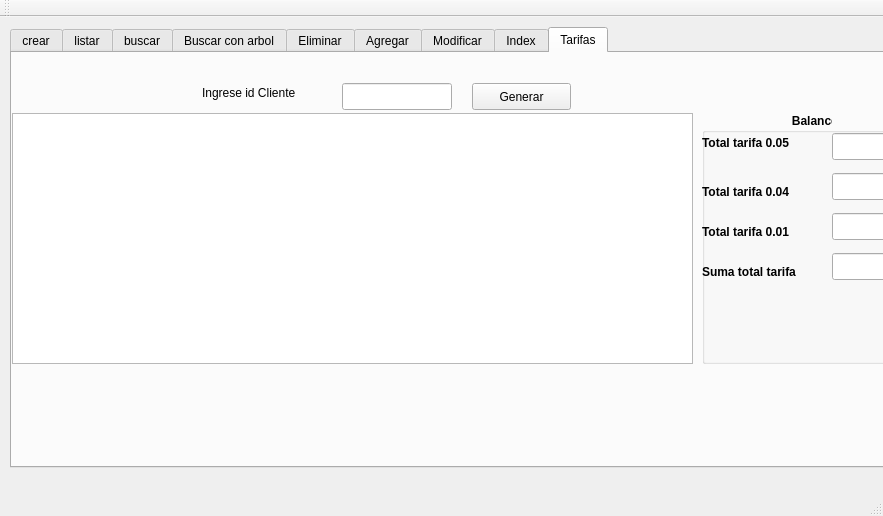
<?xml version="1.0" encoding="UTF-8"?>
<ui version="4.0">
 <class>menu</class>
 <widget class="QMainWindow" name="menu">
  <property name="geometry">
   <rect>
    <x>0</x>
    <y>0</y>
    <width>883</width>
    <height>516</height>
   </rect>
  </property>
  <property name="windowTitle">
   <string>menu</string>
  </property>
  <widget class="QWidget" name="centralWidget">
   <widget class="QTabWidget" name="tabWidget">
    <property name="geometry">
     <rect>
      <x>10</x>
      <y>10</y>
      <width>981</width>
      <height>441</height>
     </rect>
    </property>
    <property name="currentIndex">
     <number>8</number>
    </property>
    <widget class="QWidget" name="tab">
     <attribute name="title">
      <string>crear</string>
     </attribute>
     <widget class="QPushButton" name="bt_crear">
      <property name="geometry">
       <rect>
        <x>330</x>
        <y>170</y>
        <width>99</width>
        <height>27</height>
       </rect>
      </property>
      <property name="text">
       <string>Crear</string>
      </property>
     </widget>
    </widget>
    <widget class="QWidget" name="tab_2">
     <attribute name="title">
      <string>listar</string>
     </attribute>
     <widget class="QComboBox" name="Comboilistar">
      <property name="geometry">
       <rect>
        <x>190</x>
        <y>10</y>
        <width>341</width>
        <height>27</height>
       </rect>
      </property>
     </widget>
     <widget class="QTextEdit" name="edis_listar">
      <property name="geometry">
       <rect>
        <x>20</x>
        <y>50</y>
        <width>721</width>
        <height>331</height>
       </rect>
      </property>
     </widget>
    </widget>
    <widget class="QWidget" name="tab_3">
     <attribute name="title">
      <string>buscar</string>
     </attribute>
     <widget class="QTabWidget" name="tabWidget_3">
      <property name="geometry">
       <rect>
        <x>30</x>
        <y>20</y>
        <width>661</width>
        <height>381</height>
       </rect>
      </property>
      <property name="currentIndex">
       <number>1</number>
      </property>
      <widget class="QWidget" name="tab_12">
       <attribute name="title">
        <string>Con  Index</string>
       </attribute>
       <widget class="QTabWidget" name="tabWidget_5">
        <property name="geometry">
         <rect>
          <x>0</x>
          <y>10</y>
          <width>651</width>
          <height>301</height>
         </rect>
        </property>
        <property name="currentIndex">
         <number>2</number>
        </property>
        <widget class="QWidget" name="tab_13">
         <attribute name="title">
          <string>Ciudad</string>
         </attribute>
         <widget class="QLineEdit" name="txt_buscar_con_ciudad_2">
          <property name="geometry">
           <rect>
            <x>260</x>
            <y>60</y>
            <width>113</width>
            <height>27</height>
           </rect>
          </property>
         </widget>
         <widget class="QTextEdit" name="edid_buscar_con_Ciudad_2">
          <property name="geometry">
           <rect>
            <x>0</x>
            <y>110</y>
            <width>641</width>
            <height>111</height>
           </rect>
          </property>
         </widget>
         <widget class="QPushButton" name="bt_buscar_con_ciudad_2">
          <property name="geometry">
           <rect>
            <x>390</x>
            <y>60</y>
            <width>99</width>
            <height>27</height>
           </rect>
          </property>
          <property name="text">
           <string>Buscar -&gt;</string>
          </property>
         </widget>
         <widget class="QLabel" name="label_7">
          <property name="geometry">
           <rect>
            <x>96</x>
            <y>60</y>
            <width>121</width>
            <height>20</height>
           </rect>
          </property>
          <property name="text">
           <string>Ingrese codigo</string>
          </property>
         </widget>
        </widget>
        <widget class="QWidget" name="tab_14">
         <attribute name="title">
          <string>Cliente</string>
         </attribute>
         <widget class="QTextEdit" name="edid_buscar_con_cliente_2">
          <property name="geometry">
           <rect>
            <x>10</x>
            <y>80</y>
            <width>631</width>
            <height>111</height>
           </rect>
          </property>
         </widget>
         <widget class="QLineEdit" name="txt_buscar_con_cliente_2">
          <property name="geometry">
           <rect>
            <x>280</x>
            <y>30</y>
            <width>113</width>
            <height>27</height>
           </rect>
          </property>
         </widget>
         <widget class="QLabel" name="label_8">
          <property name="geometry">
           <rect>
            <x>160</x>
            <y>40</y>
            <width>67</width>
            <height>17</height>
           </rect>
          </property>
          <property name="text">
           <string>Ingrese id</string>
          </property>
         </widget>
         <widget class="QPushButton" name="bt_buscar_con_Cliente_2">
          <property name="geometry">
           <rect>
            <x>410</x>
            <y>30</y>
            <width>99</width>
            <height>27</height>
           </rect>
          </property>
          <property name="text">
           <string>Buscar -&gt;</string>
          </property>
         </widget>
        </widget>
        <widget class="QWidget" name="tab_15">
         <attribute name="title">
          <string>Lineas</string>
         </attribute>
         <widget class="QLineEdit" name="txt_buscar_con_linea_2">
          <property name="geometry">
           <rect>
            <x>310</x>
            <y>30</y>
            <width>113</width>
            <height>27</height>
           </rect>
          </property>
         </widget>
         <widget class="QTextEdit" name="edid_buscar_con_lineas_2">
          <property name="geometry">
           <rect>
            <x>10</x>
            <y>80</y>
            <width>631</width>
            <height>121</height>
           </rect>
          </property>
         </widget>
         <widget class="QLabel" name="label_9">
          <property name="geometry">
           <rect>
            <x>170</x>
            <y>40</y>
            <width>131</width>
            <height>17</height>
           </rect>
          </property>
          <property name="text">
           <string>Ingrese numero</string>
          </property>
         </widget>
         <widget class="QPushButton" name="bt_buscar_con_linea_2">
          <property name="geometry">
           <rect>
            <x>440</x>
            <y>30</y>
            <width>99</width>
            <height>27</height>
           </rect>
          </property>
          <property name="text">
           <string>Buscar</string>
          </property>
         </widget>
        </widget>
       </widget>
      </widget>
      <widget class="QWidget" name="tab_16">
       <attribute name="title">
        <string>Sin index</string>
       </attribute>
       <widget class="QTabWidget" name="tabWidget_6">
        <property name="geometry">
         <rect>
          <x>0</x>
          <y>0</y>
          <width>651</width>
          <height>341</height>
         </rect>
        </property>
        <property name="currentIndex">
         <number>1</number>
        </property>
        <widget class="QWidget" name="tab_17">
         <attribute name="title">
          <string>Ciudad</string>
         </attribute>
         <widget class="QLineEdit" name="txt_buscar_sin_ciudad_2">
          <property name="geometry">
           <rect>
            <x>270</x>
            <y>30</y>
            <width>113</width>
            <height>27</height>
           </rect>
          </property>
         </widget>
         <widget class="QLabel" name="label_10">
          <property name="geometry">
           <rect>
            <x>160</x>
            <y>40</y>
            <width>101</width>
            <height>17</height>
           </rect>
          </property>
          <property name="text">
           <string>Ingrese codigo</string>
          </property>
         </widget>
         <widget class="QPushButton" name="bt_buscar_sin_ciudad_2">
          <property name="geometry">
           <rect>
            <x>400</x>
            <y>30</y>
            <width>99</width>
            <height>27</height>
           </rect>
          </property>
          <property name="text">
           <string>Buscar -&gt;</string>
          </property>
         </widget>
         <widget class="QTextEdit" name="edid_buscar_sin_ciudad_2">
          <property name="geometry">
           <rect>
            <x>0</x>
            <y>70</y>
            <width>641</width>
            <height>101</height>
           </rect>
          </property>
         </widget>
        </widget>
        <widget class="QWidget" name="tab_18">
         <attribute name="title">
          <string>Cliente</string>
         </attribute>
         <widget class="QLineEdit" name="txt_buscar_sin_cliente_2">
          <property name="geometry">
           <rect>
            <x>270</x>
            <y>40</y>
            <width>113</width>
            <height>27</height>
           </rect>
          </property>
         </widget>
         <widget class="QLabel" name="label_11">
          <property name="geometry">
           <rect>
            <x>160</x>
            <y>40</y>
            <width>67</width>
            <height>17</height>
           </rect>
          </property>
          <property name="text">
           <string>Ingrese id</string>
          </property>
         </widget>
         <widget class="QPushButton" name="bt_buscar_sin_cliente_2">
          <property name="geometry">
           <rect>
            <x>400</x>
            <y>40</y>
            <width>99</width>
            <height>27</height>
           </rect>
          </property>
          <property name="text">
           <string>Buscar -&gt;</string>
          </property>
         </widget>
         <widget class="QTextEdit" name="edid_buscar_sin_cliente_2">
          <property name="geometry">
           <rect>
            <x>10</x>
            <y>90</y>
            <width>631</width>
            <height>141</height>
           </rect>
          </property>
         </widget>
        </widget>
        <widget class="QWidget" name="tab_19">
         <attribute name="title">
          <string>Linea</string>
         </attribute>
         <widget class="QLineEdit" name="txt_buscar_sin_linea_2">
          <property name="geometry">
           <rect>
            <x>280</x>
            <y>40</y>
            <width>113</width>
            <height>27</height>
           </rect>
          </property>
         </widget>
         <widget class="QTextEdit" name="edid_buscar_sin_linea_2">
          <property name="geometry">
           <rect>
            <x>10</x>
            <y>90</y>
            <width>631</width>
            <height>141</height>
           </rect>
          </property>
         </widget>
         <widget class="QLabel" name="label_12">
          <property name="geometry">
           <rect>
            <x>170</x>
            <y>50</y>
            <width>67</width>
            <height>17</height>
           </rect>
          </property>
          <property name="text">
           <string>Ingrese id</string>
          </property>
         </widget>
         <widget class="QPushButton" name="bt_buscar_sin_linea_2">
          <property name="geometry">
           <rect>
            <x>420</x>
            <y>40</y>
            <width>99</width>
            <height>27</height>
           </rect>
          </property>
          <property name="text">
           <string>Buscar -&gt;</string>
          </property>
         </widget>
        </widget>
       </widget>
      </widget>
     </widget>
    </widget>
    <widget class="QWidget" name="tab_20">
     <attribute name="title">
      <string>Buscar con arbol</string>
     </attribute>
     <widget class="QTabWidget" name="tabWidget_7">
      <property name="geometry">
       <rect>
        <x>20</x>
        <y>10</y>
        <width>721</width>
        <height>371</height>
       </rect>
      </property>
      <property name="currentIndex">
       <number>2</number>
      </property>
      <widget class="QWidget" name="tab_21">
       <attribute name="title">
        <string>ciudad</string>
       </attribute>
       <widget class="QLineEdit" name="txt_buscar_Ar_ciudad">
        <property name="geometry">
         <rect>
          <x>260</x>
          <y>40</y>
          <width>113</width>
          <height>27</height>
         </rect>
        </property>
       </widget>
       <widget class="QLabel" name="label_13">
        <property name="geometry">
         <rect>
          <x>170</x>
          <y>40</y>
          <width>67</width>
          <height>17</height>
         </rect>
        </property>
        <property name="text">
         <string>Ingrese id</string>
        </property>
       </widget>
       <widget class="QTextEdit" name="edid_buscar_ar_ciudad">
        <property name="geometry">
         <rect>
          <x>60</x>
          <y>100</y>
          <width>621</width>
          <height>78</height>
         </rect>
        </property>
       </widget>
       <widget class="QPushButton" name="bt_buscar_ar_ciudad">
        <property name="geometry">
         <rect>
          <x>420</x>
          <y>40</y>
          <width>99</width>
          <height>27</height>
         </rect>
        </property>
        <property name="text">
         <string>Bucar</string>
        </property>
       </widget>
      </widget>
      <widget class="QWidget" name="tab_22">
       <attribute name="title">
        <string>Cliente</string>
       </attribute>
       <widget class="QLabel" name="label_14">
        <property name="geometry">
         <rect>
          <x>150</x>
          <y>100</y>
          <width>67</width>
          <height>17</height>
         </rect>
        </property>
        <property name="text">
         <string>Ingrese id</string>
        </property>
       </widget>
       <widget class="QLineEdit" name="txt_buscar_ar_cliente">
        <property name="geometry">
         <rect>
          <x>240</x>
          <y>100</y>
          <width>113</width>
          <height>27</height>
         </rect>
        </property>
       </widget>
       <widget class="QTextEdit" name="edid_buscar_ar_cliente">
        <property name="geometry">
         <rect>
          <x>40</x>
          <y>160</y>
          <width>621</width>
          <height>78</height>
         </rect>
        </property>
       </widget>
       <widget class="QPushButton" name="bt_buscar_ar_cliente">
        <property name="geometry">
         <rect>
          <x>400</x>
          <y>100</y>
          <width>99</width>
          <height>27</height>
         </rect>
        </property>
        <property name="text">
         <string>Buscar</string>
        </property>
       </widget>
      </widget>
      <widget class="QWidget" name="tab_23">
       <attribute name="title">
        <string>lineas</string>
       </attribute>
       <widget class="QLabel" name="label_15">
        <property name="geometry">
         <rect>
          <x>180</x>
          <y>90</y>
          <width>67</width>
          <height>17</height>
         </rect>
        </property>
        <property name="text">
         <string>Ingrese id</string>
        </property>
       </widget>
       <widget class="QLineEdit" name="txt_buscar_ar_linea">
        <property name="geometry">
         <rect>
          <x>270</x>
          <y>90</y>
          <width>113</width>
          <height>27</height>
         </rect>
        </property>
       </widget>
       <widget class="QTextEdit" name="edid_buscar_ar_linea">
        <property name="geometry">
         <rect>
          <x>70</x>
          <y>150</y>
          <width>621</width>
          <height>78</height>
         </rect>
        </property>
       </widget>
       <widget class="QPushButton" name="bt_buscar_ar_linea">
        <property name="geometry">
         <rect>
          <x>430</x>
          <y>90</y>
          <width>99</width>
          <height>27</height>
         </rect>
        </property>
        <property name="text">
         <string>bucar</string>
        </property>
       </widget>
      </widget>
     </widget>
    </widget>
    <widget class="QWidget" name="tab_24">
     <attribute name="title">
      <string>Eliminar</string>
     </attribute>
     <widget class="QTabWidget" name="tabWidget_8">
      <property name="geometry">
       <rect>
        <x>50</x>
        <y>10</y>
        <width>651</width>
        <height>371</height>
       </rect>
      </property>
      <property name="currentIndex">
       <number>2</number>
      </property>
      <widget class="QWidget" name="tab_25">
       <attribute name="title">
        <string>Ciudad</string>
       </attribute>
       <widget class="QLabel" name="label_16">
        <property name="geometry">
         <rect>
          <x>240</x>
          <y>60</y>
          <width>67</width>
          <height>17</height>
         </rect>
        </property>
        <property name="text">
         <string>Ingrese id</string>
        </property>
       </widget>
       <widget class="QLineEdit" name="txt_eliminar_ciudad">
        <property name="geometry">
         <rect>
          <x>230</x>
          <y>120</y>
          <width>113</width>
          <height>27</height>
         </rect>
        </property>
       </widget>
       <widget class="QPushButton" name="bt_eliminar_ciudad">
        <property name="geometry">
         <rect>
          <x>230</x>
          <y>190</y>
          <width>99</width>
          <height>27</height>
         </rect>
        </property>
        <property name="text">
         <string>Eliminar</string>
        </property>
       </widget>
      </widget>
      <widget class="QWidget" name="tab_26">
       <attribute name="title">
        <string>Cliente</string>
       </attribute>
       <widget class="QPushButton" name="bt_eliminar_cliente">
        <property name="geometry">
         <rect>
          <x>220</x>
          <y>160</y>
          <width>99</width>
          <height>27</height>
         </rect>
        </property>
        <property name="text">
         <string>Eliminar</string>
        </property>
       </widget>
       <widget class="QLineEdit" name="txt_eliminar_cliente">
        <property name="geometry">
         <rect>
          <x>220</x>
          <y>90</y>
          <width>113</width>
          <height>27</height>
         </rect>
        </property>
       </widget>
       <widget class="QLabel" name="label_17">
        <property name="geometry">
         <rect>
          <x>240</x>
          <y>50</y>
          <width>67</width>
          <height>17</height>
         </rect>
        </property>
        <property name="text">
         <string>Ingrerse id</string>
        </property>
       </widget>
      </widget>
      <widget class="QWidget" name="tab_27">
       <attribute name="title">
        <string>Linea</string>
       </attribute>
       <widget class="QLineEdit" name="txt_eliminar_linea">
        <property name="geometry">
         <rect>
          <x>210</x>
          <y>110</y>
          <width>113</width>
          <height>27</height>
         </rect>
        </property>
       </widget>
       <widget class="QLabel" name="label_18">
        <property name="geometry">
         <rect>
          <x>240</x>
          <y>60</y>
          <width>67</width>
          <height>17</height>
         </rect>
        </property>
        <property name="text">
         <string>Ingrese id</string>
        </property>
       </widget>
       <widget class="QPushButton" name="bt_eliminar_linea">
        <property name="geometry">
         <rect>
          <x>220</x>
          <y>190</y>
          <width>99</width>
          <height>27</height>
         </rect>
        </property>
        <property name="text">
         <string>Eliminar</string>
        </property>
       </widget>
      </widget>
     </widget>
    </widget>
    <widget class="QWidget" name="tab_28">
     <attribute name="title">
      <string>Agregar</string>
     </attribute>
     <widget class="QTabWidget" name="tabWidget_9">
      <property name="geometry">
       <rect>
        <x>30</x>
        <y>10</y>
        <width>671</width>
        <height>391</height>
       </rect>
      </property>
      <property name="currentIndex">
       <number>0</number>
      </property>
      <widget class="QWidget" name="tab_29">
       <attribute name="title">
        <string>Ciudad</string>
       </attribute>
       <widget class="QLineEdit" name="txt_agregar_ciudad_id">
        <property name="geometry">
         <rect>
          <x>240</x>
          <y>40</y>
          <width>113</width>
          <height>27</height>
         </rect>
        </property>
       </widget>
       <widget class="QLineEdit" name="txt_agregar_ciudad_nombre">
        <property name="geometry">
         <rect>
          <x>240</x>
          <y>90</y>
          <width>113</width>
          <height>27</height>
         </rect>
        </property>
       </widget>
       <widget class="QLabel" name="label_19">
        <property name="geometry">
         <rect>
          <x>130</x>
          <y>40</y>
          <width>67</width>
          <height>17</height>
         </rect>
        </property>
        <property name="text">
         <string>ID Ciudad</string>
        </property>
       </widget>
       <widget class="QLabel" name="label_20">
        <property name="geometry">
         <rect>
          <x>90</x>
          <y>90</y>
          <width>111</width>
          <height>17</height>
         </rect>
        </property>
        <property name="text">
         <string>Nombre Ciudad</string>
        </property>
       </widget>
       <widget class="QPushButton" name="bt_Agregar_ciudad">
        <property name="geometry">
         <rect>
          <x>240</x>
          <y>190</y>
          <width>99</width>
          <height>27</height>
         </rect>
        </property>
        <property name="text">
         <string>Agregar</string>
        </property>
       </widget>
      </widget>
      <widget class="QWidget" name="tab_30">
       <attribute name="title">
        <string>Cliente</string>
       </attribute>
       <widget class="QPushButton" name="bt_agregar_cliente">
        <property name="geometry">
         <rect>
          <x>240</x>
          <y>260</y>
          <width>99</width>
          <height>27</height>
         </rect>
        </property>
        <property name="text">
         <string>Agregar</string>
        </property>
       </widget>
       <widget class="QLineEdit" name="txt_agregar_cliente_id">
        <property name="geometry">
         <rect>
          <x>240</x>
          <y>40</y>
          <width>113</width>
          <height>27</height>
         </rect>
        </property>
       </widget>
       <widget class="QLineEdit" name="txt_agregar_cliente_nombre">
        <property name="geometry">
         <rect>
          <x>240</x>
          <y>80</y>
          <width>113</width>
          <height>27</height>
         </rect>
        </property>
       </widget>
       <widget class="QLineEdit" name="txt_agregar_cliente_idCiudad">
        <property name="geometry">
         <rect>
          <x>240</x>
          <y>200</y>
          <width>113</width>
          <height>27</height>
         </rect>
        </property>
       </widget>
       <widget class="QLabel" name="label_21">
        <property name="geometry">
         <rect>
          <x>80</x>
          <y>40</y>
          <width>67</width>
          <height>17</height>
         </rect>
        </property>
        <property name="text">
         <string>TextLabel</string>
        </property>
       </widget>
       <widget class="QLabel" name="label_22">
        <property name="geometry">
         <rect>
          <x>80</x>
          <y>90</y>
          <width>67</width>
          <height>17</height>
         </rect>
        </property>
        <property name="text">
         <string>TextLabel</string>
        </property>
       </widget>
       <widget class="QLabel" name="label_23">
        <property name="geometry">
         <rect>
          <x>80</x>
          <y>150</y>
          <width>67</width>
          <height>17</height>
         </rect>
        </property>
        <property name="text">
         <string>TextLabel</string>
        </property>
       </widget>
       <widget class="QLabel" name="label_24">
        <property name="geometry">
         <rect>
          <x>70</x>
          <y>210</y>
          <width>67</width>
          <height>17</height>
         </rect>
        </property>
        <property name="text">
         <string>TextLabel</string>
        </property>
       </widget>
       <widget class="QWidget" name="layoutWidget">
        <property name="geometry">
         <rect>
          <x>240</x>
          <y>150</y>
          <width>91</width>
          <height>24</height>
         </rect>
        </property>
        <layout class="QHBoxLayout" name="horizontalLayout">
         <item>
          <widget class="QRadioButton" name="radio_agregar_cliente_m">
           <property name="text">
            <string>M</string>
           </property>
           <property name="checkable">
            <bool>true</bool>
           </property>
           <property name="checked">
            <bool>false</bool>
           </property>
          </widget>
         </item>
         <item>
          <widget class="QRadioButton" name="radio_agregar_cliente_f">
           <property name="text">
            <string>F</string>
           </property>
           <property name="checkable">
            <bool>true</bool>
           </property>
           <property name="checked">
            <bool>true</bool>
           </property>
          </widget>
         </item>
        </layout>
       </widget>
      </widget>
      <widget class="QWidget" name="tab_31">
       <attribute name="title">
        <string>linea</string>
       </attribute>
       <widget class="QPushButton" name="bt_agregar_linea">
        <property name="geometry">
         <rect>
          <x>260</x>
          <y>240</y>
          <width>99</width>
          <height>27</height>
         </rect>
        </property>
        <property name="text">
         <string>Agregar</string>
        </property>
       </widget>
       <widget class="QLabel" name="label_25">
        <property name="geometry">
         <rect>
          <x>130</x>
          <y>60</y>
          <width>91</width>
          <height>16</height>
         </rect>
        </property>
        <property name="text">
         <string>ID Cliente</string>
        </property>
       </widget>
       <widget class="QLabel" name="label_26">
        <property name="geometry">
         <rect>
          <x>90</x>
          <y>150</y>
          <width>121</width>
          <height>21</height>
         </rect>
        </property>
        <property name="text">
         <string>Numero de linea</string>
        </property>
       </widget>
       <widget class="QLineEdit" name="txt_agregar_linea_idcliente">
        <property name="geometry">
         <rect>
          <x>260</x>
          <y>60</y>
          <width>113</width>
          <height>27</height>
         </rect>
        </property>
       </widget>
       <widget class="QLineEdit" name="txt_agregar_linea_numero">
        <property name="geometry">
         <rect>
          <x>260</x>
          <y>150</y>
          <width>113</width>
          <height>27</height>
         </rect>
        </property>
       </widget>
      </widget>
     </widget>
    </widget>
    <widget class="QWidget" name="tab_32">
     <attribute name="title">
      <string>Modificar</string>
     </attribute>
    </widget>
    <widget class="QWidget" name="tab_33">
     <attribute name="title">
      <string>Index</string>
     </attribute>
     <widget class="QPushButton" name="by_reindexar">
      <property name="geometry">
       <rect>
        <x>330</x>
        <y>140</y>
        <width>131</width>
        <height>61</height>
       </rect>
      </property>
      <property name="text">
       <string>Reindexar</string>
      </property>
     </widget>
    </widget>
    <widget class="QWidget" name="tab_34">
     <attribute name="title">
      <string>Tarifas</string>
     </attribute>
     <widget class="QTextEdit" name="edid_tarifas_8_15">
      <property name="geometry">
       <rect>
        <x>0</x>
        <y>60</y>
        <width>681</width>
        <height>251</height>
       </rect>
      </property>
     </widget>
     <widget class="QLabel" name="label_32">
      <property name="geometry">
       <rect>
        <x>190</x>
        <y>30</y>
        <width>131</width>
        <height>20</height>
       </rect>
      </property>
      <property name="text">
       <string>Ingrese id Cliente</string>
      </property>
     </widget>
     <widget class="QGroupBox" name="groupBox">
      <property name="geometry">
       <rect>
        <x>690</x>
        <y>60</y>
        <width>251</width>
        <height>251</height>
       </rect>
      </property>
      <property name="font">
       <font>
        <weight>75</weight>
        <bold>true</bold>
       </font>
      </property>
      <property name="title">
       <string>                           Balance</string>
      </property>
      <widget class="QLineEdit" name="txt_tarifa1_total">
       <property name="geometry">
        <rect>
         <x>130</x>
         <y>20</y>
         <width>113</width>
         <height>27</height>
        </rect>
       </property>
      </widget>
      <widget class="QLabel" name="label_27">
       <property name="geometry">
        <rect>
         <x>0</x>
         <y>20</y>
         <width>121</width>
         <height>20</height>
        </rect>
       </property>
       <property name="text">
        <string>Total tarifa 0.05</string>
       </property>
      </widget>
      <widget class="QLineEdit" name="txt_tarifa2_total">
       <property name="geometry">
        <rect>
         <x>130</x>
         <y>60</y>
         <width>113</width>
         <height>27</height>
        </rect>
       </property>
      </widget>
      <widget class="QLabel" name="label_28">
       <property name="geometry">
        <rect>
         <x>0</x>
         <y>70</y>
         <width>131</width>
         <height>17</height>
        </rect>
       </property>
       <property name="text">
        <string>Total tarifa 0.04</string>
       </property>
      </widget>
      <widget class="QLineEdit" name="txt_tarifa3_total">
       <property name="geometry">
        <rect>
         <x>130</x>
         <y>100</y>
         <width>113</width>
         <height>27</height>
        </rect>
       </property>
      </widget>
      <widget class="QLabel" name="label_29">
       <property name="geometry">
        <rect>
         <x>0</x>
         <y>110</y>
         <width>121</width>
         <height>17</height>
        </rect>
       </property>
       <property name="text">
        <string>Total tarifa 0.01</string>
       </property>
      </widget>
      <widget class="QLabel" name="label_30">
       <property name="geometry">
        <rect>
         <x>0</x>
         <y>150</y>
         <width>141</width>
         <height>17</height>
        </rect>
       </property>
       <property name="text">
        <string>Suma total tarifa </string>
       </property>
      </widget>
      <widget class="QLineEdit" name="txt_suma_total_tarifa">
       <property name="geometry">
        <rect>
         <x>130</x>
         <y>140</y>
         <width>113</width>
         <height>27</height>
        </rect>
       </property>
      </widget>
     </widget>
     <widget class="QLineEdit" name="lineEdit_2">
      <property name="geometry">
       <rect>
        <x>330</x>
        <y>30</y>
        <width>110</width>
        <height>27</height>
       </rect>
      </property>
     </widget>
     <widget class="QPushButton" name="bt_tarifas">
      <property name="geometry">
       <rect>
        <x>460</x>
        <y>30</y>
        <width>99</width>
        <height>27</height>
       </rect>
      </property>
      <property name="text">
       <string>Generar</string>
      </property>
     </widget>
    </widget>
   </widget>
  </widget>
  <widget class="QMenuBar" name="menuBar">
   <property name="geometry">
    <rect>
     <x>0</x>
     <y>0</y>
     <width>883</width>
     <height>25</height>
    </rect>
   </property>
  </widget>
  <widget class="QToolBar" name="mainToolBar">
   <attribute name="toolBarArea">
    <enum>TopToolBarArea</enum>
   </attribute>
   <attribute name="toolBarBreak">
    <bool>false</bool>
   </attribute>
  </widget>
  <widget class="QStatusBar" name="statusBar"/>
 </widget>
 <layoutdefault spacing="6" margin="11"/>
 <resources/>
 <connections/>
</ui>
